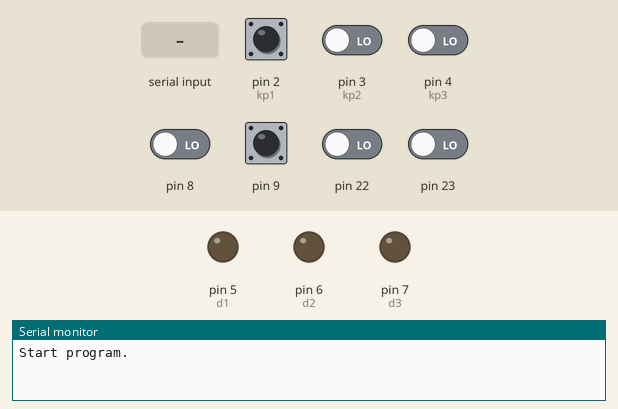
Recording of a sketch running on a simulated Arduino Uno, built with avr-gcc and run on an emulated ATmega328P. On the bench: output pins drawn as LEDs (lit = HIGH), the last lines printed to the serial monitor. Dashed ring = blinking. The test bench sets the inputs (shaded band); at power-on: pin 2 (kp1), pin 9 HIGH, pin 3 (kp2), pin 4 (kp3), pin 8, pin 22, pin 23 LOW.

Above: at 2.8 s.
2.9 s: "90,45\n" received over Serial
At 3.3 s:
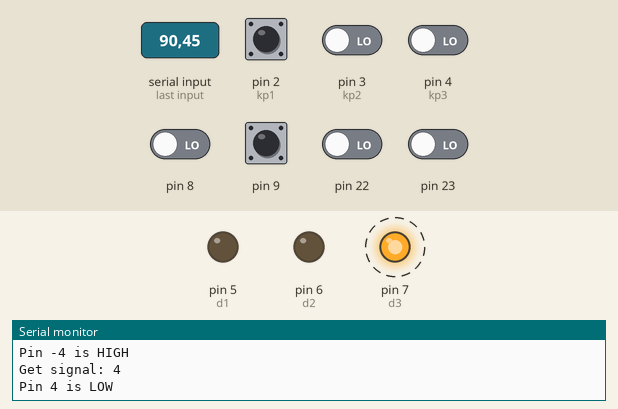
5.9 s: "30,150\n" received over Serial
At 7.7 s:
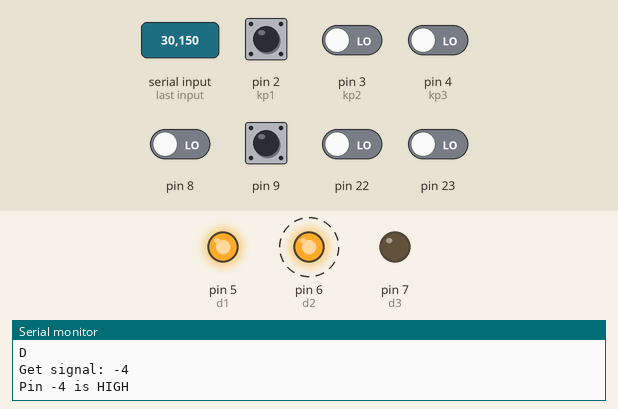
8.9 s: pin 2 (kp1) pulled LOW for 0.15 s
At 10.5 s:
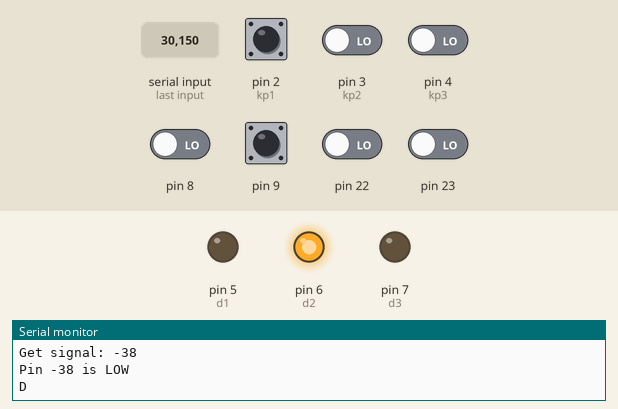
11.9 s: pin 3 (kp2) driven HIGH
At 13.2 s:
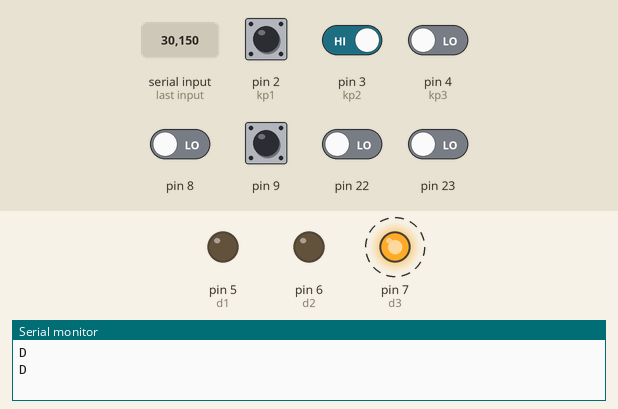
14.9 s: pin 4 (kp3) driven HIGH
At 16.2 s:
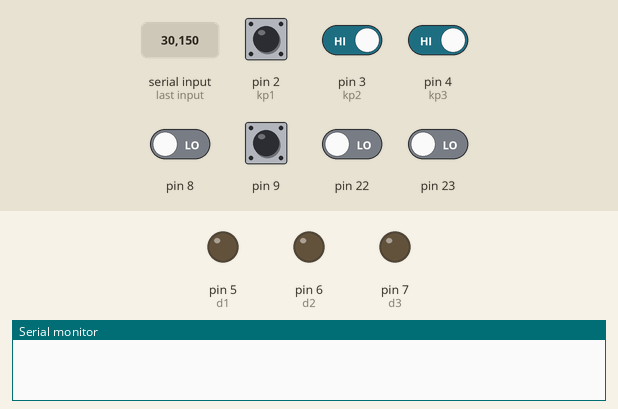
16.5 s: pin 4 (kp3) driven LOW
At 16.8 s:
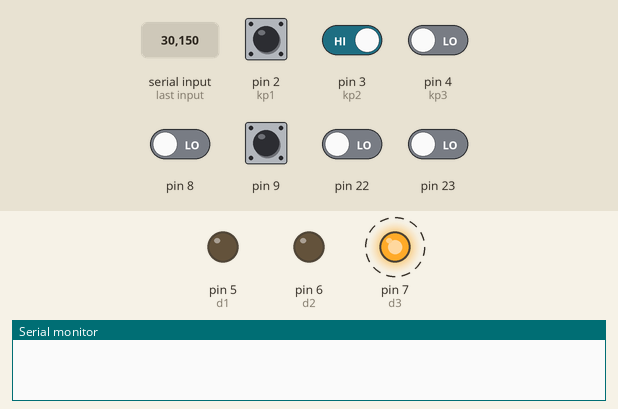
Timing chart, 0 to 20.5 s (numbered marks = the images above; inputs shaded):
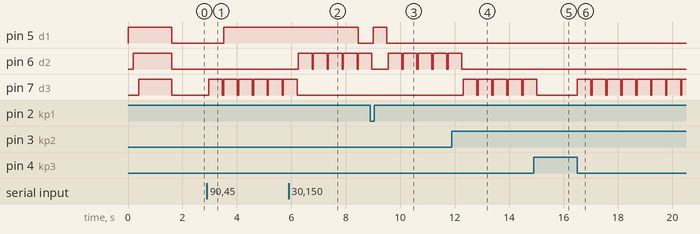

Measured:
- after the input at 2.9 s, pin 5 (d1): LOW → HIGH after 0.61 s; pin 7 (d3): alternates HIGH for 0.50 s and LOW for 0.05 s, starting after 0.06 s
- after the input at 5.9 s, pin 5 (d1): HIGH → LOW after 2.6 s; pin 6 (d2): alternates HIGH for 0.50 s and LOW for 0.05 s, starting after 0.36 s; pin 7 (d3): goes on until 6.2 s, then stays LOW
- after the input at 8.9 s, pin 5 (d1): LOW → HIGH after 0.11 s, → LOW 0.50 s later
- after the input at 11.9 s, pin 6 (d2): goes on until 12.3 s, then stays LOW; pin 7 (d3): alternates HIGH for 0.50 s and LOW for 0.05 s, starting after 0.42 s
- after the input at 14.9 s, pin 7 (d3): goes on until 15.0 s, then stays LOW
- after the input at 16.5 s, pin 7 (d3): alternates HIGH for 0.50 s and LOW for 0.05 s, starting at once

The sketch:

Zadanie_3_-_keyboard.ino.ino
```cpp
int kp1 = 2, kp2 = 3, kp3 = 4; //number of pin for BUTTON
String k1 = "A", k2 = "D", k3 = " "; //ASCII symbol
int d1 = 5, d2 = 6, d3 = 7; //number of pin for LED
char serialData; //Data from ruspberry
boolean newData, mess1=0, mess2=0;

void setup() {
  // put your setup code here, to run once:
  Serial.begin(9600);
  pinMode(kp1, INPUT_PULLUP);
  pinMode(kp2, INPUT_PULLUP);
  pinMode(kp3, INPUT_PULLUP);
  pinMode(d1, OUTPUT);
  pinMode(d2, OUTPUT);
  pinMode(d3, OUTPUT);
  Serial.println("Start program.");
  for(int i = d1; i<=d3; i++){
    digitalWrite(i, HIGH);
    delay(200);
  }
  delay(1000);
  for(int i = d1; i<=d3; i++){
    digitalWrite(i, LOW);
  }
}

void loop() {
  // put your main code here, to run repeatedly:
  GetSerialData();
  ChangeLED();
  ReadKeyboard();
}

//Waiting for data from ruspberry
void GetSerialData(){
  if (Serial.available()>0){
    newData = true;
    serialData = Serial.read();
  }
}

//Check how many player have lives.
void ChangeLED(){
  int ledNum = int((serialData - '0'));
  boolean ledStat;
  if(newData == true){
    Serial.println("Get signal: " + String(ledNum));
    if(digitalRead(ledNum)==LOW){
      digitalWrite(ledNum, HIGH);
      Serial.println("Pin " + String(ledNum) + " is HIGH");
    }else{
      digitalWrite(ledNum, LOW);
      Serial.println("Pin " + String(ledNum) + " is LOW");
    }
    newData = false;
  }
}

void BtnPressTest(int x){
    digitalWrite(x, HIGH);
    delay(500);
    digitalWrite(x, LOW);
  }

// Used to read button and send emulated keboard key.
void ReadKeyboard(){
  if(digitalRead(kp1)==0){
    BtnPressTest(d1);
    Serial.println(k1);
    delay(50);
  }else if(digitalRead(kp2)==0){
    BtnPressTest(d2);
    Serial.println(k2);
    delay(50);
  }else if(digitalRead(kp3)==0){
    BtnPressTest(d3);
    Serial.println(k3);
    delay(50);
  }
}

//Reset to default set
void reset(){
    k1 = "A";
    k2 = "D";
    k3 = " ";
    for(int i=5;i<=7;i++)digitalWrite(i,LOW);
  }
```
